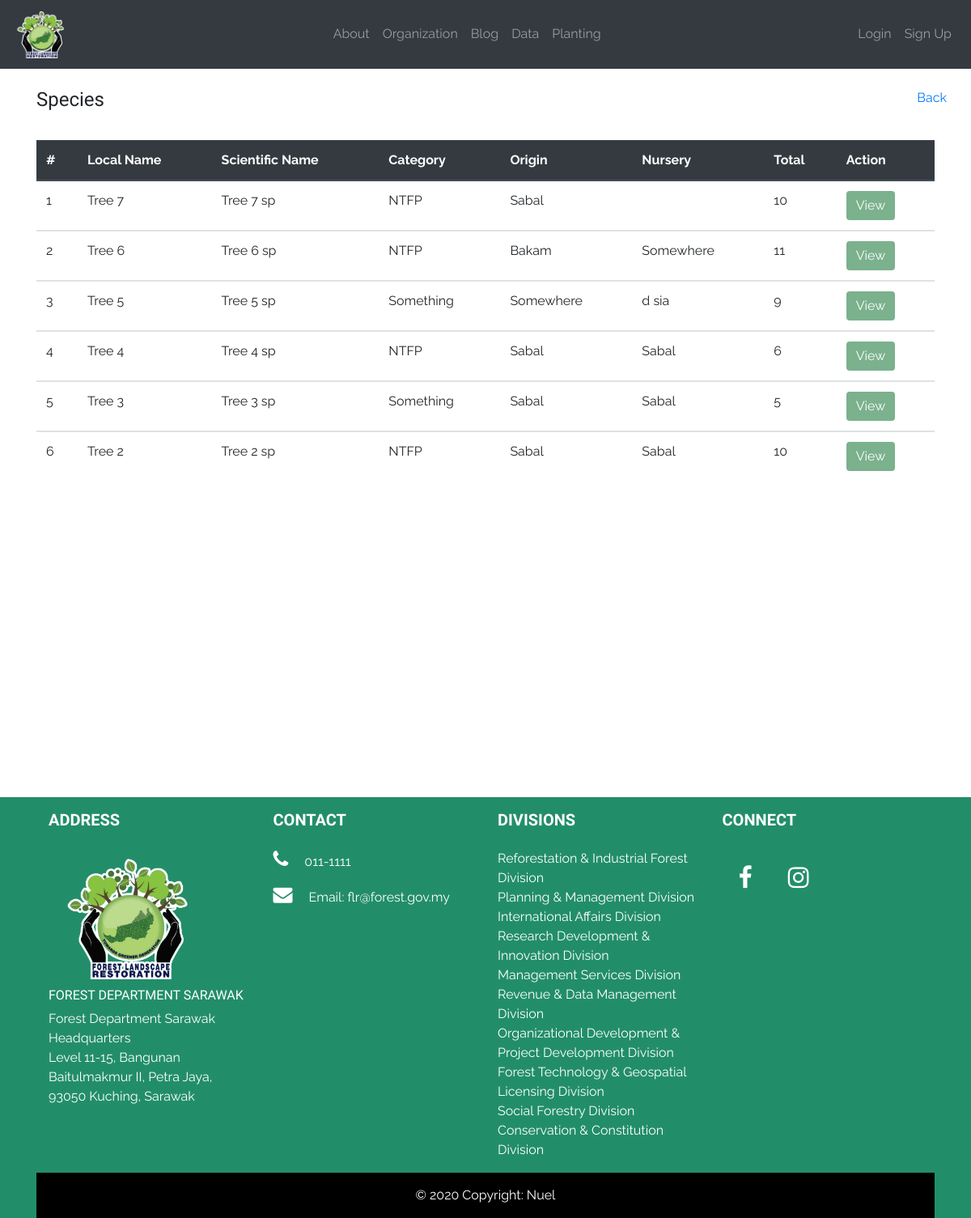
The page /data/tree_species/ on the database as committed earlier.
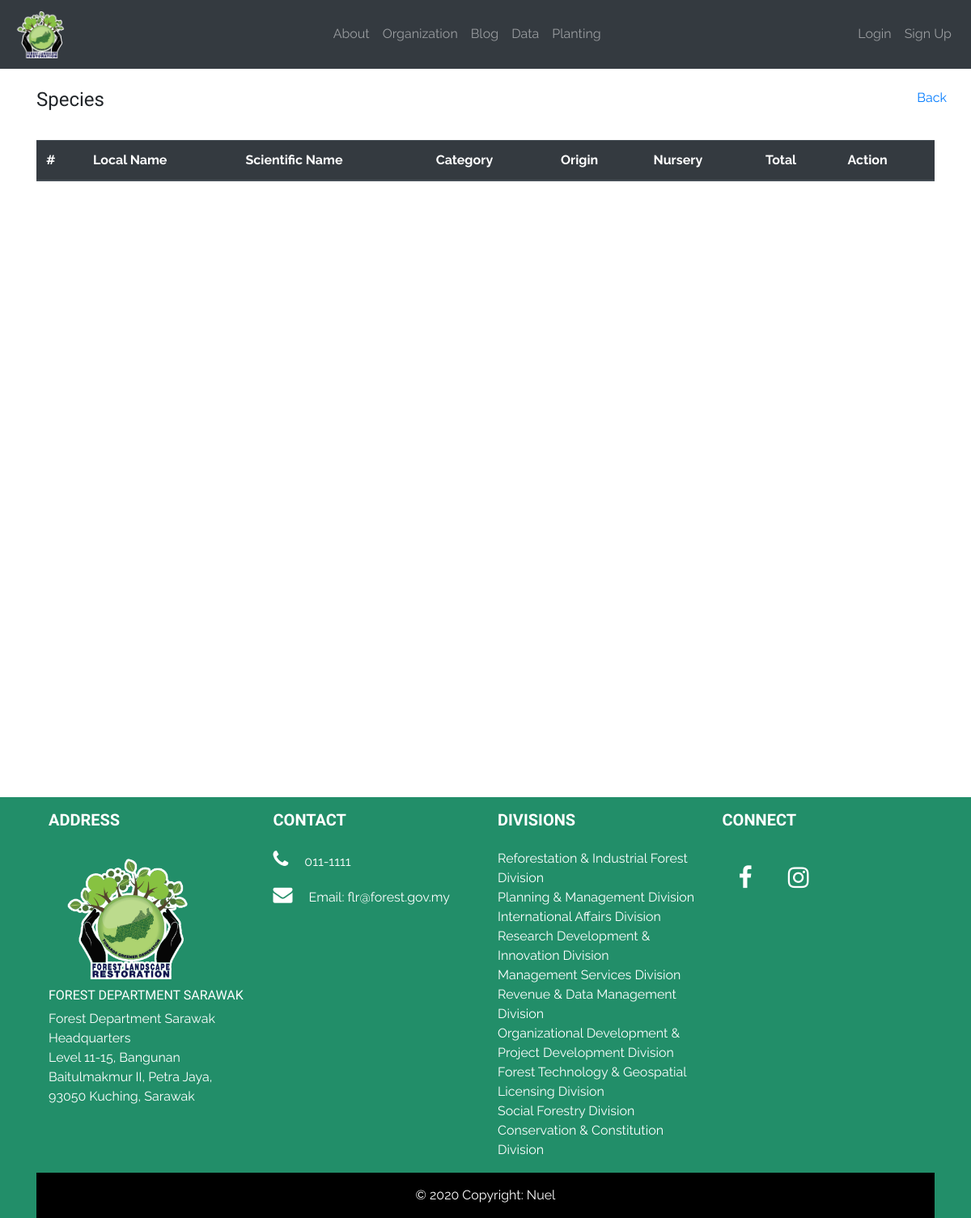
The same page on the database as committed later.
### data/models.py (models this page shows, shortened)
class TreeSpeciesData(models.Model):
	date_input = models.DateTimeField(auto_now_add=True)
	tree_species_img = models.ImageField('Tree Species Image',null=True, blank=True, upload_to='tree_species_img/')
	local_name = models.CharField('Local Name', max_length=250)
	scientific_name = models.CharField(max_length=250, null=True)
	category = models.CharField(max_length=250, null=True)
	origin = models.CharField(max_length=250, null=True)
	quantity = models.IntegerField('Total', null=True)
	description = models.TextField(blank=True)
	nursery = models.CharField(max_length=250, blank=True)
	remarks = models.CharField(max_length=250, blank=True)

### data/views.py (the view)
# urls.py: path('tree_species/', TreeSpeciesView.as_view(), name='tree_species'),
class TreeSpeciesView(ListView):
	model = TreeSpeciesData
	template_name = 'data/tree_species.html'
	ordering = ['-date_input']

### data/templates/data/tree_species.html (shortened to what this page needs)
{% extends 'base.html' %}
{% block content %}
<div class="container" style="min-height: 100%">
	<br>
	<div class="row">
		<h4 class="col">Species</h4>
		<p><a href="{% url 'data' %}">Back</a></p>
	</div>
	<br>
	<div class="table-responsive">
		<table class="table">
			<thead class="thead-dark">
				<tr>
					<th scope="col">#</th>
					<th scope="col">Local Name</th>
					<th scope="col">Scientific Name</th>
					<th scope="col">Category</th>
					<th scope="col">Origin</th>
					<th scope="col">Nursery</th>
					<th scope="col">Total</th>
					<th scope="col">Action</th>
				</tr>
			</thead>
			{% for species in object_list %}
			<tbody>
				<tr>
					<td>{{ forloop.counter }}</td>
					<td>{{ species.local_name }}</td>
					<td>{{ species.scientific_name }}</td>
					<td>{{ species.category }}</td>
					<td>{{ species.origin }}</td>
					<td>{{ species.nursery }}</td>
					<td>{{ species.quantity }}</td>
					<td><a href="{% url 'tree_species_view' species.pk %}"><button type="button" class="btn btn-info">View</button></a></td>
				</tr>
			</tbody>
			{% endfor %}
		</table>
	</div>
</div>
{% endblock %}

Rows that differ between the two databases and show on the page:
removed TreeSpeciesData: local_name "Tree 7", scientific_name "Tree 7 sp", category "NTFP", origin "Sabal", quantity "10"
removed TreeSpeciesData: local_name "Tree 6", scientific_name "Tree 6 sp", category "NTFP", origin "Bakam", nursery "Somewhere", quantity "11"
removed TreeSpeciesData: local_name "Tree 5", scientific_name "Tree 5 sp", category "Something", origin "Somewhere", nursery "d sia", quantity "9"
removed TreeSpeciesData: local_name "Tree 4", scientific_name "Tree 4 sp", category "NTFP", origin "Sabal", nursery "Sabal", quantity "6"
removed TreeSpeciesData: local_name "Tree 3", scientific_name "Tree 3 sp", category "Something", origin "Sabal", nursery "Sabal", quantity "5"
removed TreeSpeciesData: local_name "Tree 2", scientific_name "Tree 2 sp", category "NTFP", origin "Sabal", nursery "Sabal", quantity "10"
